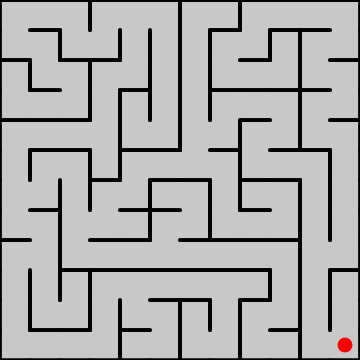
Frame 1 (no input)
Frame 60 (no input): identical to frame 1, image omitted
Frame 120 (the mouse pressed at the canvas centre since frame 60): identical to frame 1, image omitted

The p5.js sketch that drew this single still picture (run headless with seeded random() and noise() and a simulated clock; from frame 60 on, the mouse is pressed at the canvas centre):

// p5.js sketch
// ── sketch.js
var cellStack = [0];
var cols = 12;
var rows = 12;
var cellWidth = 30;
var cells = []; 
var currentCell = 0;
var wallWidth = 4;

var playerPos = 0;
var posHistory = [0];

var KEY_D = 68;
var KEY_A = 65;
var KEY_W = 87;
var KEY_S = 83;

var BG_COLOR = 200;
var WALL_COLOR = 0;
var TRACK_COLOR = 200;
var TARGET_COLOR = 0;

var mg;
var pg; 


function setup() {
  colorMode(HSB);
  var w = cols * cellWidth;
  var h = rows * cellWidth; 
  
  TARGET_COLOR = color(0,100,100);
  
  createCanvas(w,h);
  pixelDensity(1);
  mg = createGraphics(w,h);
  pg = createGraphics(w,h);
  
  wallWidth = cellWidth / 8;
  
  generateMaze();
  updatePlayerGraphics();
}

function easyLevel() {
  cols = 12;
  rows = 12;

  colorMode(HSB);
  let w = cols * cellWidth;
  let h = rows * cellWidth; 
  
  TARGET_COLOR = color(0,100,100);
  
  createCanvas(w,h);
  pixelDensity(1);
  mg = createGraphics(w,h);
  pg = createGraphics(w,h);
  
  generateMaze();
  updatePlayerGraphics();
}

function mediumLevel() {
  cols = 20;
  rows = 20;

  colorMode(HSB);
  let w = cols * cellWidth;
  let h = rows * cellWidth; 
  
  TARGET_COLOR = color(0,100,100);
  
  createCanvas(w,h);
  pixelDensity(1);
  mg = createGraphics(w,h);
  pg = createGraphics(w,h);
  
  generateMaze();
  updatePlayerGraphics();
}

function hardLevel() {
  cols = 28;
  rows = 28;

  colorMode(HSB);
  let w = cols * cellWidth;
  let h = rows * cellWidth; 

  TARGET_COLOR = color(0,100,100);
  
  createCanvas(w,h);
  pixelDensity(1);
  mg = createGraphics(w,h);
  pg = createGraphics(w,h);
  
  generateMaze();
  updatePlayerGraphics();
}

function draw() {
  image(mg, 0,0);
  image(pg, -8,-8);
  
  if (keyIsPressed) {
    updatePlayerGraphics();
  }
  
}

function keyReleased() {
  triggeredBefore = 0;
}

function keyPressed () {
  updatePlayerGraphics();
}
var triggeredBefore; 
function updatePlayerGraphics() {
  
  if (triggeredBefore > millis() - 150) return;
  
  triggeredBefore = millis();
  
  var px = getX(playerPos); 
  var py = getY(playerPos); 
  if (py > 0 && (keyIsDown(UP_ARROW) || keyIsDown(KEY_W)) && cells[playerPos].walls[0] == false) {
    py -= 1;
  } else if (py < rows -1 && (keyIsDown(DOWN_ARROW) || keyIsDown(KEY_S)) && cells[playerPos].walls[2] == false) {
    py += 1;
  } else if (px < cols -1 && (keyIsDown(RIGHT_ARROW) || keyIsDown(KEY_D)) && cells[playerPos].walls[1] == false) {
    px += 1;
  } else if (px > 0 && (keyIsDown(LEFT_ARROW) || keyIsDown(KEY_A)) && cells[playerPos].walls[3] == false) {
    px -= 1;
  }
  var newPos = getIndex(px,py);
  
  if (newPos !== playerPos) {
    playerPos = newPos;
    posHistory.push(newPos);
    
     if (cells[playerPos].type == "end") {
      setTimeout(function() {
         
        winGame();
        generateMaze();
      },300);
    }
  }

  var drawX = px * cellWidth + cellWidth / 2;
  var drawY = py * cellWidth + cellWidth / 2;

  pg.clear(); 

  for (var i = 0; i < posHistory.length - 1; i++) {
    pg.strokeWeight(cellWidth /4);
    pg.stroke(TRACK_COLOR);

    var i1 = posHistory[i];
    var x1 = getX(i1)  * cellWidth + cellWidth / 2; 
    var y1 = getY(i1)  * cellWidth + cellWidth / 2;
    var i2 = posHistory[i+1];
    var x2 = getX(i2)  * cellWidth + cellWidth / 2;
    var y2 = getY(i2) * cellWidth + cellWidth / 2;
    pg.line(x1,y1,x2,y2)
  }
  pg.strokeWeight(2);
  pg.fill(0,255,0);
  pg.stroke(0,50,0);
  pg.rect(drawX,drawY,cellWidth/2);
 
}

function winGame() {
  if (cells[playerPos].type == "end") {
    alert("You won!");
  }
}

function getIndex(x,y) {
  return x + y * cols;
}
function getX(i) {
  return i % cols;
}
function getY(i) {
  return Math.floor(i / cols);
}


function generateMaze() {
  playerPos = 0;
  triggeredBefore = null;
  posHistory = [0];
  
  mg.clear();
  cells = []; 
  currentCell = 0;
  for(var y = 0; y < rows; y++) {
    for(var x = 0; x < cols; x++) {
      var type = "default";
      if (x == 0 && y == 0) {
        type="start";
      }
      if (x == cols - 1 && y == rows - 1) {
        type="end";
      }
      cells.push(new Cell(x,y,cellWidth/2,type));
    }
  }
  var countSteps = 0;
  while (typeof currentCell !== "undefined" ) {
    countSteps++;
   currentCell = generateMazeStep();
    
  }
  
  mg.background(BG_COLOR);
  for (var i = 0; i < cells.length; i++) {
    cells[i].draw();
  }
  
  updatePlayerGraphics(); 
}
function generateMazeStep() {
  
  var cc = cells[currentCell]; 
  cc.visited = true;   
  var nextCell = selectUnvisitedNeighbor(currentCell);
  
  if (typeof nextCell !== "undefined") {
    cellStack.push(nextCell);
    var nc = cells[nextCell];
    
    nc.visited = true;
    nc.removeWallBetween(cc);
  } else {
    nextCell = cellStack.shift();
  } 
  return nextCell; 
}

function selectUnvisitedNeighbor(ci) {
  var neighbors = []; 
  var x = getX(ci);
  var y = getY(ci);
  if (x > 0) {
    var i = getIndex(x-1, y);
    if (!cells[i].visited) {
      neighbors.push(i);  
    }
  }
  if (x < cols - 1) {
    var i = getIndex(x+1, y);
    if (!cells[i].visited) {
      neighbors.push(i);
    }
  }
  
  if (y > 0) {
    var i = getIndex(x, y - 1);
    if (!cells[i].visited) {
      neighbors.push(i);
    }
  }
  if (y < rows - 1) {
    var i = getIndex(x, y + 1);
    if (!cells[i].visited) {
      neighbors.push(i);
    }
  }
  
  return random(neighbors);
}


function Cell(x,y, r, type) {
  this.x = x; 
  this.y = y;
  this.r = r;
  this.walls  = [true,true,true,true];
  this.visited = false;
  this.type = type || "default";
  
}
Cell.prototype.draw = function() {
  var x1 = this.x * cellWidth;
  var y1 = this.y * cellWidth;
  var x2 = x1 + this.r*2;
  var y2 = y1 + this.r*2;
  
  mg.noFill();
  mg.stroke(WALL_COLOR);  
  mg.strokeWeight(wallWidth);
  
  //draw maze walls
  if (this.walls[0]) {
    //top wall
    mg.line(x1,y1,x2,y1);
  }
  if (this.walls[1]) {
    //right wall
    mg.line(x2,y1,x2,y2);
  }
  if (this.walls[2]) {
    //bottom wall
    mg.line(x1,y2,x2,y2);
  }
  if (this.walls[3]) {
    //left wall
    mg.line(x1,y1,x1,y2);
  }
  
  if (this.type == "end") {
    mg.noStroke();
    mg.fill(TARGET_COLOR);
    mg.ellipse(x1 + cellWidth /2, y1 + cellWidth/2, cellWidth/2);
  }
}
Cell.prototype.removeWallBetween = function(other) {
  var dx = this.x - other.x;
  var dy = this.y - other.y;
  if (dx == 1 && dy == 0) {
    // remove left wall
    this.walls[3] = false;
    other.walls[1] = false;
  } else if (dx == -1 && dy == 0) {
    // remove right wall
    this.walls[1] = false;
    other.walls[3] = false;
  } else if (dy == 1 && dx == 0) {
    // remove bottom wall
    this.walls[0] = false;
    other.walls[2] = false;
  } else if (dy == -1 && dx == 0) {
    // remove top wall    
    this.walls[2] = false;
    other.walls[0] = false;
  }
}


// ── style.css
body{
  position: absolute;
  margin:0;
  background-image: url(https://cdn.wallpapersafari.com/31/40/7PD9tI.png);
  background-size: 100%;
  left: 0;top: 0;bottom: 0;right: 0;
  text-align: center;
}
canvas {
  display: block;
  margin: 0 auto;
}
button {
  margin-top: 2rem;
  margin-bottom: 1rem;
  font-size: 20px;
}
